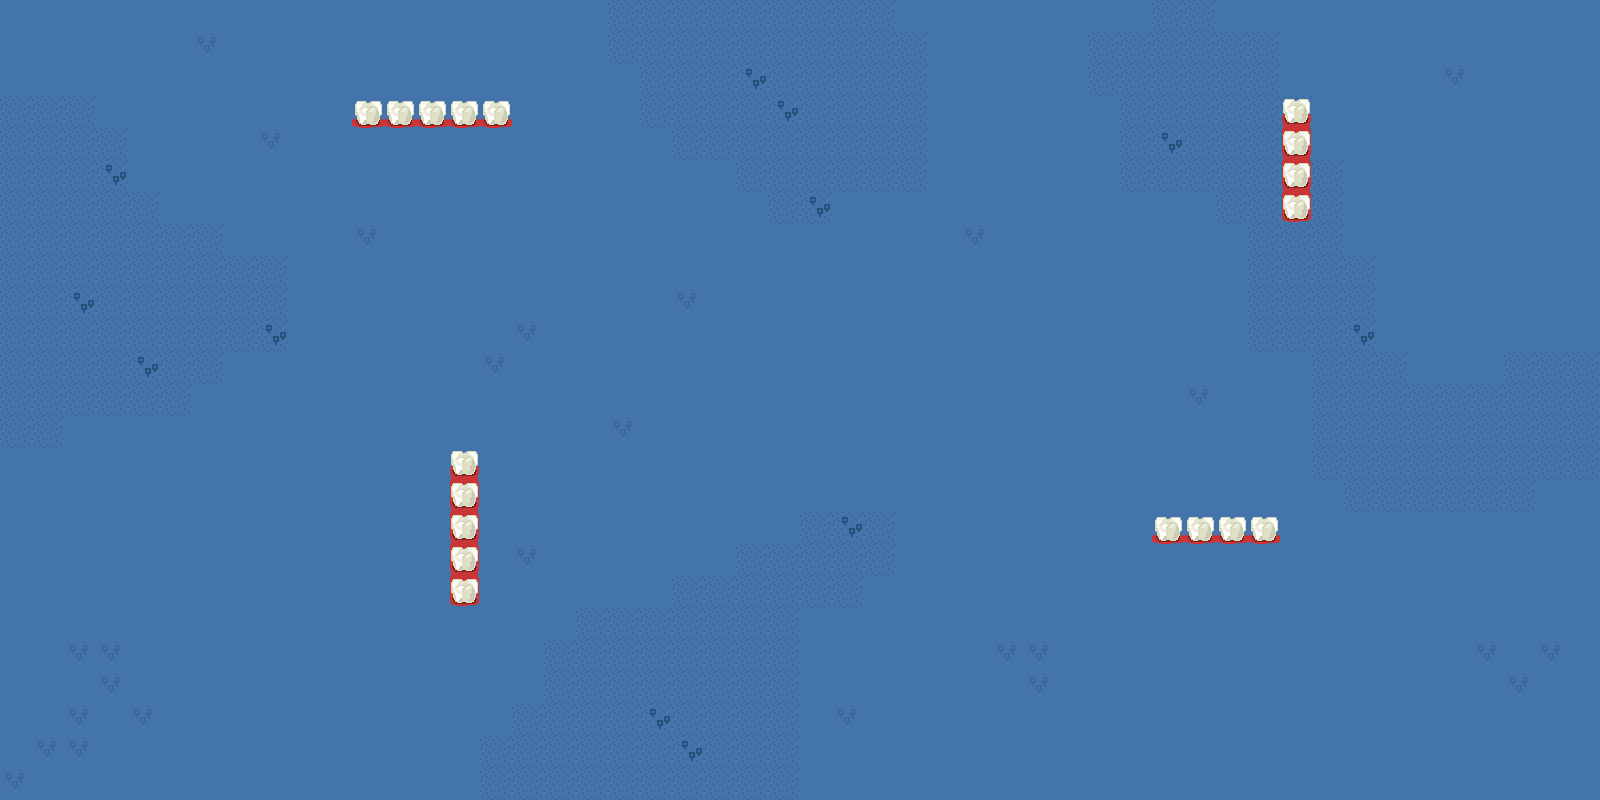

This game map was drawn from its Tiled (.tmx) file and the tilesets committed beside it. A one-line description and the trimmed map source follow:
An orthogonal 50x25 tile map with 32x32 px tiles, 2 tile layers (ground, walls).

<map version="1.0" orientation="orthogonal" width="50" height="25" tilewidth="32" tileheight="32">
 <tileset firstgid="1" name="tileset" tilewidth="32" tileheight="32">
  <image source="../images/tileset.png" width="256" height="256" />
 </tileset>
 <layer name="ground" width="50" height="25">
  <data>[1250 cells, 1250 non-empty, 4 distinct tile ids]</data>
 </layer>
 <layer name="walls" width="50" height="25">
  <data>[1250 cells, 18 non-empty, 4 distinct tile ids]</data>
 </layer>
</map>
